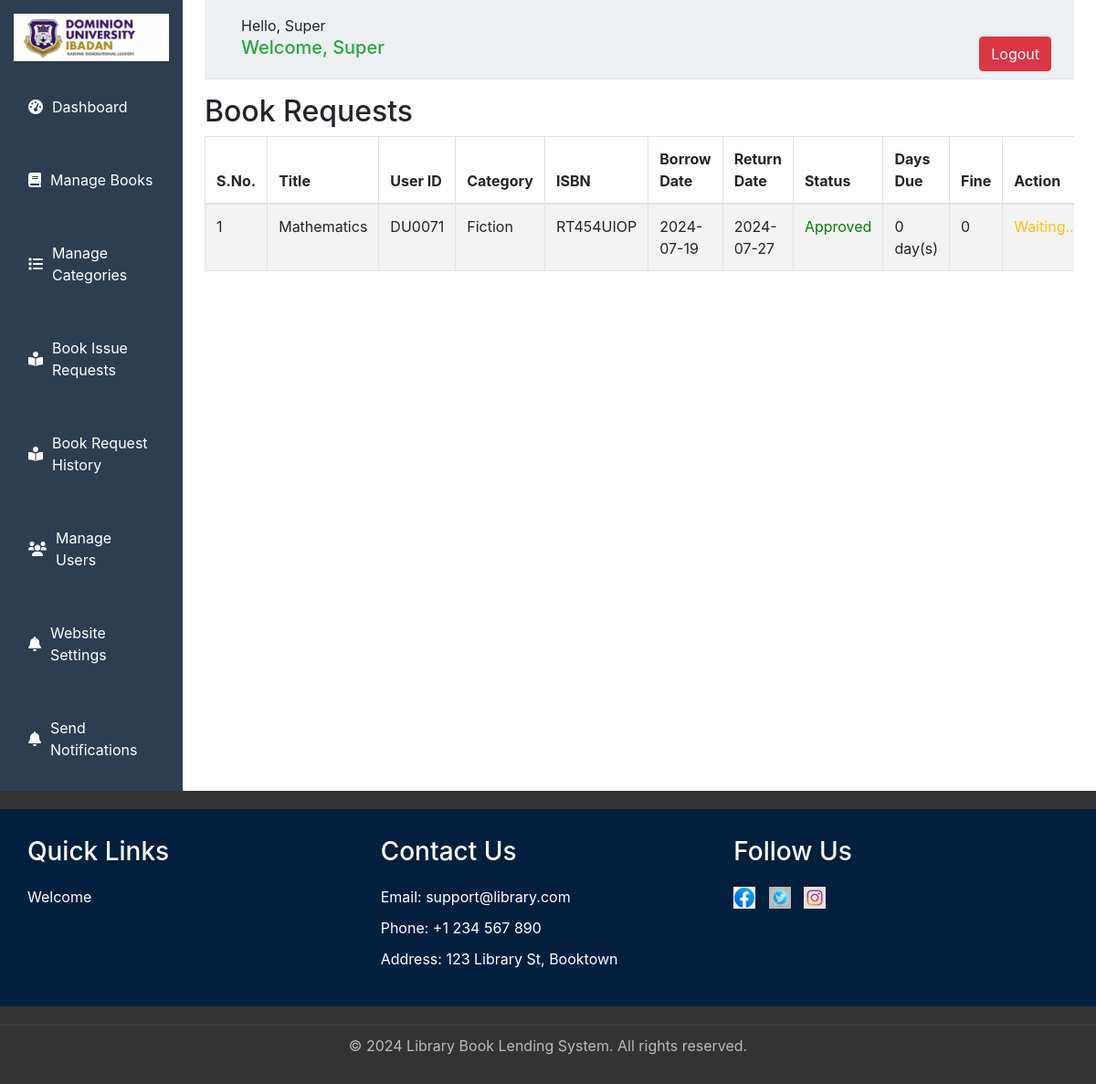
Page /admin/book-request.php (signed in) on the committed database.
### tables this page shows
CREATE TABLE `settings` (
  `setting_id` int(11) NOT NULL,
  `title` varchar(255) NOT NULL,
  `logo` varchar(255) NOT NULL,
  `max_upload` int(11) NOT NULL,
  `about` text NOT NULL,
  `fine` int(11) NOT NULL,
  `borrow_days` int(11) NOT NULL
);

CREATE TABLE `users` (
  `user_id` int(11) NOT NULL,
  `firstname` varchar(50) NOT NULL,
  `lastname` varchar(50) NOT NULL,
  `id_number` varchar(50) NOT NULL,
  `phonenumber` varchar(20) NOT NULL,
  `email` varchar(255) NOT NULL,
  `password` varchar(255) NOT NULL,
  `user_role` varchar(50) NOT NULL
);

CREATE TABLE `borrow` (
  `borrow_id` int(11) NOT NULL,
  `book_id` int(11) NOT NULL,
  `user_id` int(11) NOT NULL,
  `borrow_date` date NOT NULL,
  `return_date` date NOT NULL,
  `status` tinyint(1) NOT NULL DEFAULT 0,
  `is_borrow` tinyint(4) NOT NULL DEFAULT 1,
  `returned` tinyint(1) NOT NULL DEFAULT 0,
  `is_return` tinyint(1) NOT NULL DEFAULT 0
);

CREATE TABLE `books` (
  `book_id` int(11) NOT NULL,
  `title` varchar(255) NOT NULL,
  `description` text NOT NULL,
  `author` varchar(255) NOT NULL,
  `category_id` int(11) NOT NULL,
  `isbn` varchar(100) NOT NULL,
  `publisher` varchar(255) NOT NULL,
  `quantity` int(11) NOT NULL,
  `cover` varchar(255) NOT NULL,
  `created_on` date NOT NULL,
  `updated_on` datetime NOT NULL DEFAULT current_timestamp(),
  `user_id` int(11) NOT NULL,
  `status` tinyint(1) NOT NULL DEFAULT 1
);

CREATE TABLE `categories` (
  `category_id` int(11) NOT NULL,
  `name` varchar(255) NOT NULL,
  `description` text NOT NULL,
  `updated_on` datetime NOT NULL DEFAULT current_timestamp()
);

### admin/adminDatabase/db.php (called while the page is built, shortened)
<?php
require('connect.php');
function executeQuery($sql, $data){
    global $conn;
    $stmt = $conn->prepare($sql);
    $values = array_values($data);
    $types = str_repeat('s', count($values));
    $stmt->bind_param($types, ...$values);
    $stmt->execute();
    return $stmt;
}
function selectAll($table, $conditions = []){
    global $conn;
    $sql = "SELECT * FROM $table ";
    if (empty($conditions)) {
        $stmt = $conn->prepare($sql);
        $stmt->execute();
        $records = $stmt->get_result()->fetch_all(MYSQLI_ASSOC);
        return $records;
    }else{
        $i = 0;
        foreach ($conditions as $key => $value) {
            if ($i === 0) {
                $sql = $sql . " WHERE $key=?";
            }else{
                $sql = $sql . " AND $key=?";
            }
            $i++;
        }
        $stmt = executeQuery($sql, $conditions);
        $records = $stmt->get_result()->fetch_all(MYSQLI_ASSOC);
        return $records;
    }
}
function selectOne($table, $conditions){
    $sql = "SELECT * FROM $table ";
    $i = 0;
    foreach ($conditions as $key => $value) {
        if ($i === 0) {
            $sql = $sql . " WHERE $key=?";
        }else{
            $sql = $sql . " AND $key=?";
        }
        $i++;
    }
    $sql = $sql . " LIMIT 1";
    $stmt = executeQuery($sql, $conditions);
    $records = $stmt->get_result()->fetch_assoc();
    return $records;
}

### admin/book-request.php (the view, shortened to what this page needs)
<?php
include './adminIncludes/header.php';
include './adminIncludes/sidebar.php';
?>
<main role="main" class="col-md-9 ml-sm-auto col-lg-10 px-md-4">
    <?php include './adminIncludes/topnav.php' ?>
    <div id="book-requests" class="mb-4">
        <h2>Book Requests</h2>
        <div class="table-responsive">
            <table class="table table-striped table-bordered">
                <thead>
                    <tr>
                        <th>S.No.</th>
                        <th>Title</th>
                        <th>User ID</th>
                        <th>Category</th>
                        <th>ISBN</th>
                        <th>Borrow Date</th>
                        <th>Return Date</th>
                        <th>Status</th>
                        <th>Days Due</th>
                        <th>Fine</th>
                        <th>Action</th>
                    </tr>
                </thead>
                <tbody id="requests-list">
                    <?php
                    $i = 0;
                    $borrows = selectAll('borrow', ['returned' => 0]);
                    foreach ($borrows as $key => $row) {
                        $book_id = $row['book_id'];
                        $book = selectOne('books', ['book_id' => $book_id]);
                        $category_id = $book['category_id'];
                        $category = selectOne('categories', ['category_id' => $category_id]);
                        $user_id = $row['user_id'];
                        $user = selectOne('users', ['user_id' => $user_id]);
                        ?>
                        <tr>
                            <td><?= $i += 1 ?></td>
                            <td><?= $book['title'] ?></td>
                            <td><?= $user['id_number'] ?></td>
                            <td><?= $category['name'] ?></td>
                            <td><?= $book['isbn'] ?></td>
                            <td><?= $row['borrow_date'] ?></td>
                            <td><?= $row['return_date'] ?></td>
                            <td><?php
                            $return_date = $row['return_date'];
                            $current_date = date('Y-m-d');
                            $new = strtotime($return_date);
                            $new1 = strtotime($current_date);
                            if ($row['status'] == 1 && $new1 <= $new) {
                                echo "<span style='color:green;'>Approved</span>";
                            } elseif ($row['status'] == 1 && $new1 > $new) {
                                echo "<span style='color:red;'>Due</span>";
                            } else {
                                echo "<span class='text-warning'>Pending</span>";
                            }
                            if ($new1 > $new && $return_date != '0000-00-00') {
                                $diff = $new1 - $new;
                                $fine_days = abs(floor($diff / (60 * 60 * 24)));
                                $setting = selectOne('settings', ['setting_id' => 1]);
                                $fine = $setting['fine'] * $fine_days;
                                ?></td>
                                <td><?= $fine_days . ' day(s)' ?></td>
                                <td><?= '#' . $fine ?></td>
                            <?php } else { ?>
                                <td><?= '0 ' . 'day(s)' ?></td>
                                <td><?= '0' ?></td>
                            <?php } ?>
                            <td>
                                <?php if ($row['is_borrow'] == 1) {
                                    ?>
                                    <a href="book-request.php?approve_book_id=<?= $row['borrow_id']; ?>"
                                        class="text-primary btn editBtn">Borrow</a>
                                <?php } elseif ($row['is_return'] == 1) { ?>
                                    <a href="book-request.php?approve_return_book_id=<?= $row['borrow_id']; ?>"
                                        class="text-success btn editBtn">Return</a>
                                <?php } else { ?>
                                    <span class="text-warning">Waiting...</span>
                                <?php } ?>
                            </td>
                        </tr>
                    <?php } ?>
                </tbody>
            </table>
        </div>
    </div>
</main>
</div>
</div>
<?php include './adminIncludes/footer.php' ?>

### admin/adminIncludes/sidebar.php
<aside class="sidebar col-md-3 col-lg-2 p-0">
    <div class="logo text-center">
        <img src="./uploads/<?= $setting['logo'] ?>" alt="Dominion University Library" class="img-fluid">
    </div>
    <nav class="menu">
        <ul class="nav flex-column">
            <li class="nav-item"><a href="./" class="nav-link"><i class="fas fa-tachometer-alt"></i> Dashboard</a></li>
            <li class="nav-item"><a href="./manage-books.php" class="nav-link"><i class="fas fa-book"></i> Manage
                    Books</a></li>
            <li class="nav-item"><a href="./category.php" class="nav-link"><i class="fas fa-list"></i> Manage
                    Categories</a></li>
            <li class="nav-item"><a href="./book-request.php" class="nav-link"><i class="fas fa-book-reader"></i> Book
                    Issue Requests</a></li>
            <li class="nav-item"><a href="./book-request-history.php" class="nav-link"><i
                        class="fas fa-book-reader"></i> Book Request History</a></li>
            <?php if (isset($_SESSION['book_user_role']) && $_SESSION['book_user_role'] == 'super_admin') { ?>
                <li class="nav-item"><a href="./manage-users.php" class="nav-link"><i class="fas fa-users"></i> Manage
                        Users</a></li>
                <li class="nav-item"><a href="./settings.php" class="nav-link"><i class="fas fa-bell"></i> Website
                        Settings</a></li>
            <?php } ?>
            <li class="nav-item"><a href="./notification.php" class="nav-link"><i class="fas fa-bell"></i> Send
                    Notifications</a></li>
        </ul>
    </nav>
</aside>

### admin/adminIncludes/topnav.php
<?php
     if (isset($_SESSION['book_user_id']) && $_SESSION['book_user_role'] == 'admin' || $_SESSION['book_user_role'] == 'super_admin'){
        $user_avatar = selectOne('users', ['user_id' => $_SESSION['book_user_id']])
?>
<header class="d-flex justify-content-between flex-wrap flex-md-nowrap align-items-center pt-3 pb-2 mb-3 border-bottom">
                    <div class="user-info col-lg-12">
                        <div class="col-lg-6">Hello, <?= $user_avatar['firstname'] ?></div>
                        <a href="../logout.php" class="btn btn-danger float-right" onclick="myFunction()">Logout</a>
                        <?php include './adminIncludes/messages.php' ?>
                    </div>
                </header>
<?php } ?>

### admin/css/admin-dashboard.css (style rules this page uses)
.sidebar { background-color: #2c3e50; padding: 15px; position: fixed; top: 0; bottom: 0; width: 250px; overflow-y: auto; }
.sidebar .logo img { max-width: 100%; height: auto; }
.sidebar .menu ul { list-style: none; padding: 0; }
.sidebar .menu ul li { margin-bottom: 10px; }
.sidebar .menu ul li a { color: #fff; text-decoration: none; }
.sidebar .menu ul li a i { margin-right: 10px; }
* { margin: 0; padding: 0; box-sizing: border-box; }
body { font-family: 'Arial', sans-serif; background-color: #f4f4f4; color: #333; }
.sidebar { width: 250px; background-color: #2c3e50; color: #fff; }
.sidebar .logo img { width: 100%; padding: 15px; }
.sidebar .menu ul { list-style: none; }
.sidebar .menu ul li { padding: 15px; text-align: left; }
.sidebar .menu ul li a { color: #fff; text-decoration: none; display: flex; align-items: center; }
header { display: flex; justify-content: flex-end; padding: 10px; background-color: #ecf0f1; border-bottom: 1px solid #bdc3c7; }
.user-info { font-size: 16px; }

### rows in the picture
settings: logo (picture)
users: firstname "Super"
borrow: book.title "Mathematics", user.id_number "DU0071", categories.name "Fiction", book.isbn "RT454UIOP", borrow_date "2024-07-19", return_date "2024-07-27", status "Approved", shows "day(s)", is_borrow "Waiting..."

### other values in the picture
$_SESSION['message'] "Welcome, Super"
